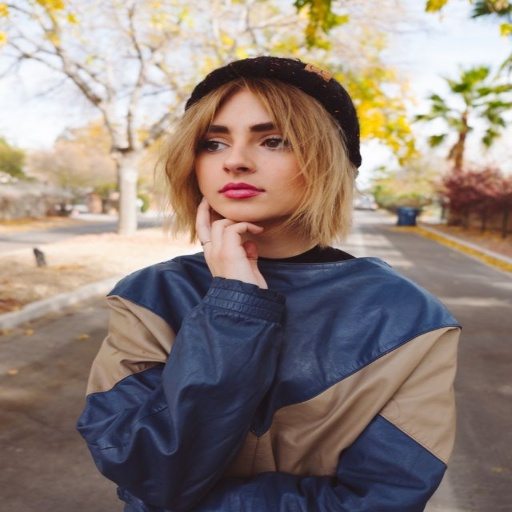
#> input picture 1_2.jpg, 512 x 512 px
$ python test10.py
#> lines starting #> are read from the running program, lines starting #| are printed output that depends on the picture
import cv2 as cv
import numpy as np
import matplotlib.pyplot as plt

img = cv.imread("1_2.jpg")
#> img is the input picture: shape (512, 512, 3); mean B, G, R 121.8, 129.4, 143.5
img1 = cv.imread("2_2.jpg")
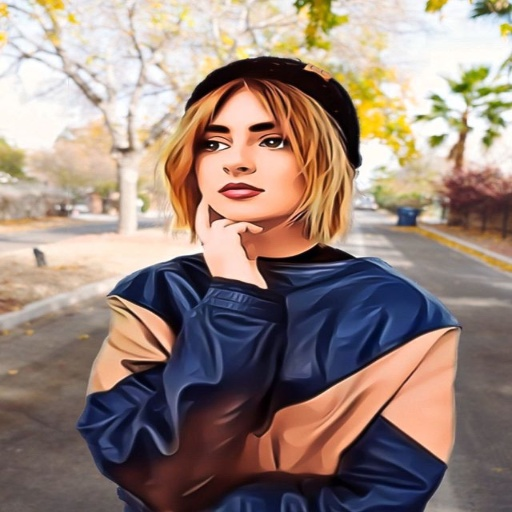
#> input picture 2_2.jpg, 512 x 512 px
#> img1 is the input picture: shape (512, 512, 3); mean B, G, R 123.1, 132, 151.7

b, g, r = cv.split(img)
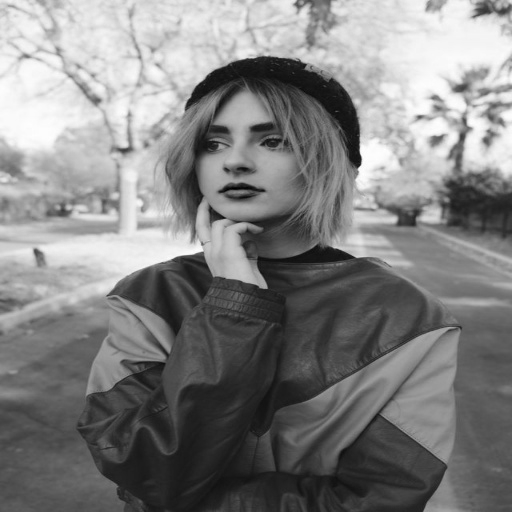
#> g: shape (512, 512); min 0, max 255, mean 129.4
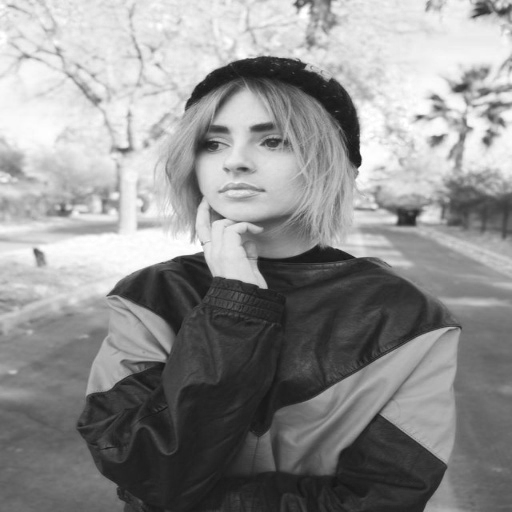
#> r: shape (512, 512); min 18, max 255, mean 143.5
b1, g1, r1 = cv.split(img1)
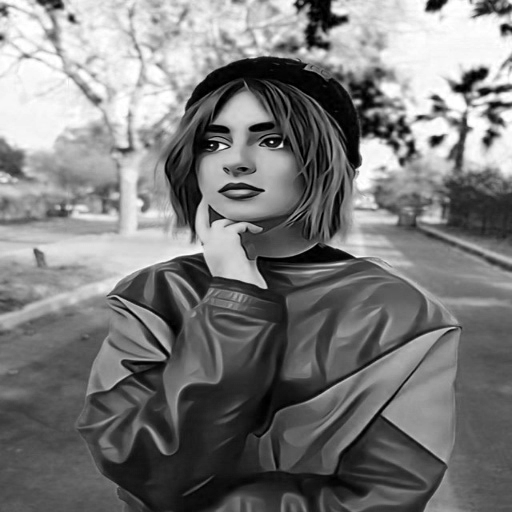
#> b1: shape (512, 512); min 0, max 255, mean 123.1
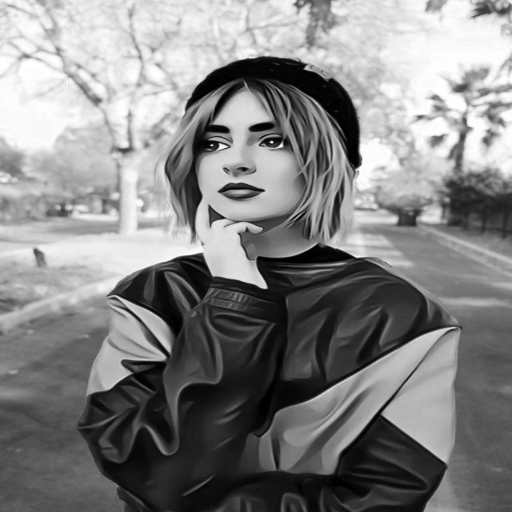
#> g1: shape (512, 512); min 0, max 255, mean 132
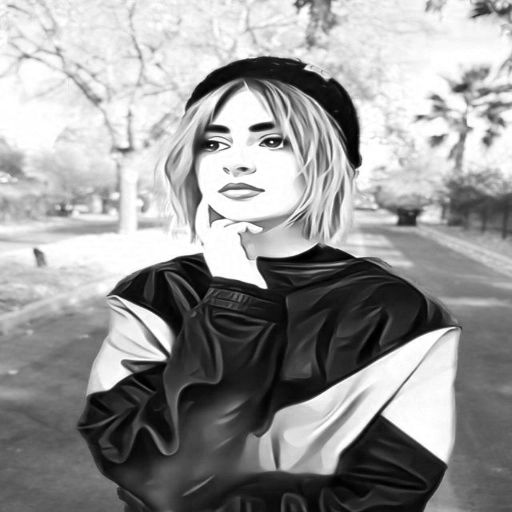
#> r1: shape (512, 512); min 0, max 255, mean 151.7

plt.hist([b.ravel(), g.ravel(), r.ravel(), b1.ravel(), g1.ravel(), r1.ravel()], 256, [0, 256], histtype="step",
         label=["b", "g", "r", "b1", "g1", "r1"])
plt.legend()
plt.show()
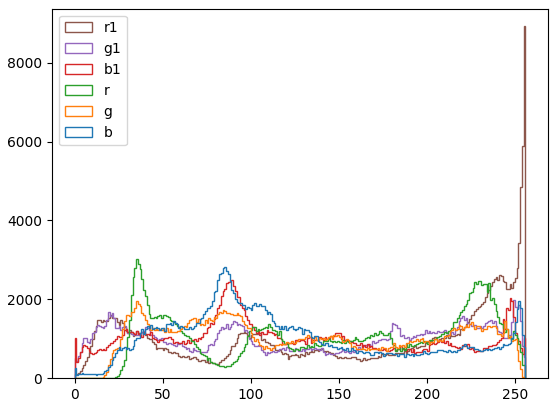
#> figure drawn by matplotlib, 1 panel

# [4 lines of commented-out code are left out]
